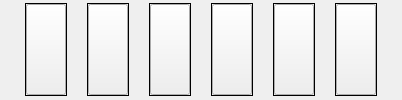
       <widget class="QWidget" name="Middle" native="true">
        <layout class="QHBoxLayout" name="middle">
         <property name="spacing">
          <number>20</number>
         </property>
         <property name="sizeConstraint">
          <enum>QLayout::SetNoConstraint</enum>
         </property>
         <property name="leftMargin">
          <number>25</number>
         </property>
         <property name="topMargin">
          <number>3</number>
         </property>
         <property name="rightMargin">
          <number>25</number>
         </property>
         <property name="bottomMargin">
          <number>4</number>
         </property>
         <item>
          <widget class="QFrame" name="fm19">
           <property name="frameShape">
            <enum>QFrame::Box</enum>
           </property>
           <property name="frameShadow">
            <enum>QFrame::Plain</enum>
           </property>
           <layout class="QHBoxLayout" name="horizontalLayout_8">
            <property name="spacing">
             <number>0</number>
            </property>
            <property name="leftMargin">
             <number>0</number>
            </property>
            <property name="topMargin">
             <number>0</number>
            </property>
            <property name="rightMargin">
             <number>0</number>
            </property>
            <property name="bottomMargin">
             <number>0</number>
            </property>
            <item>
             <widget class="QPushButton" name="obj19">
              <property name="sizePolicy">
               <sizepolicy hsizetype="Preferred" vsizetype="Preferred">
                <horstretch>0</horstretch>
                <verstretch>0</verstretch>
               </sizepolicy>
              </property>
              <property name="checkable">
               <bool>true</bool>
              </property>
             </widget>
            </item>
           </layout>
          </widget>
         </item>
         <item>
          <widget class="QFrame" name="fm18">
           <property name="frameShape">
            <enum>QFrame::Box</enum>
           </property>
           <property name="frameShadow">
            <enum>QFrame::Plain</enum>
           </property>
           <layout class="QHBoxLayout" name="horizontalLayout_11">
            <property name="spacing">
             <number>0</number>
            </property>
            <property name="leftMargin">
             <number>0</number>
            </property>
            <property name="topMargin">
             <number>0</number>
            </property>
            <property name="rightMargin">
             <number>0</number>
            </property>
            <property name="bottomMargin">
             <number>0</number>
            </property>
            <item>
             <widget class="QPushButton" name="obj18">
              <property name="sizePolicy">
               <sizepolicy hsizetype="Preferred" vsizetype="Preferred">
                <horstretch>0</horstretch>
                <verstretch>0</verstretch>
               </sizepolicy>
              </property>
              <property name="checkable">
               <bool>true</bool>
              </property>
             </widget>
            </item>
           </layout>
          </widget>
         </item>
         <item>
          <widget class="QFrame" name="fm17">
           <property name="frameShape">
            <enum>QFrame::Box</enum>
           </property>
           <property name="frameShadow">
            <enum>QFrame::Plain</enum>
           </property>
           <layout class="QHBoxLayout" name="horizontalLayout_12">
            <property name="spacing">
             <number>0</number>
            </property>
            <property name="leftMargin">
             <number>0</number>
            </property>
            <property name="topMargin">
             <number>0</number>
            </property>
            <property name="rightMargin">
             <number>0</number>
            </property>
            <property name="bottomMargin">
             <number>0</number>
            </property>
            <item>
             <widget class="QPushButton" name="obj17">
              <property name="sizePolicy">
               <sizepolicy hsizetype="Preferred" vsizetype="Preferred">
                <horstretch>0</horstretch>
                <verstretch>0</verstretch>
               </sizepolicy>
              </property>
              <property name="checkable">
               <bool>true</bool>
              </property>
             </widget>
            </item>
           </layout>
          </widget>
         </item>
         <item>
          <widget class="QFrame" name="fm16">
           <property name="frameShape">
            <enum>QFrame::Box</enum>
           </property>
           <property name="frameShadow">
            <enum>QFrame::Plain</enum>
           </property>
           <layout class="QHBoxLayout" name="horizontalLayout_13">
            <property name="spacing">
             <number>0</number>
            </property>
            <property name="leftMargin">
             <number>0</number>
            </property>
            <property name="topMargin">
             <number>0</number>
            </property>
            <property name="rightMargin">
             <number>0</number>
            </property>
            <property name="bottomMargin">
             <number>0</number>
            </property>
            <item>
             <widget class="QPushButton" name="obj16">
              <property name="sizePolicy">
               <sizepolicy hsizetype="Preferred" vsizetype="Preferred">
                <horstretch>0</horstretch>
                <verstretch>0</verstretch>
               </sizepolicy>
              </property>
              <property name="checkable">
               <bool>true</bool>
              </property>
             </widget>
            </item>
           </layout>
          </widget>
         </item>
         <item>
          <widget class="QFrame" name="fm15">
           <property name="frameShape">
            <enum>QFrame::Box</enum>
           </property>
           <property name="frameShadow">
            <enum>QFrame::Plain</enum>
           </property>
           <layout class="QHBoxLayout" name="horizontalLayout_9">
            <property name="spacing">
             <number>0</number>
            </property>
            <property name="leftMargin">
             <number>0</number>
            </property>
            <property name="topMargin">
             <number>0</number>
            </property>
            <property name="rightMargin">
             <number>0</number>
            </property>
            <property name="bottomMargin">
             <number>0</number>
            </property>
            <item>
             <widget class="QPushButton" name="obj15">
              <property name="sizePolicy">
               <sizepolicy hsizetype="Preferred" vsizetype="Preferred">
                <horstretch>0</horstretch>
                <verstretch>0</verstretch>
               </sizepolicy>
              </property>
              <property name="checkable">
               <bool>true</bool>
              </property>
             </widget>
            </item>
           </layout>
          </widget>
         </item>
         <item>
          <widget class="QFrame" name="fm14">
           <property name="frameShape">
            <enum>QFrame::Box</enum>
           </property>
           <property name="frameShadow">
            <enum>QFrame::Plain</enum>
           </property>
           <layout class="QHBoxLayout" name="horizontalLayout_10">
            <property name="spacing">
             <number>0</number>
            </property>
            <property name="leftMargin">
             <number>0</number>
            </property>
            <property name="topMargin">
             <number>0</number>
            </property>
            <property name="rightMargin">
             <number>0</number>
            </property>
            <property name="bottomMargin">
             <number>0</number>
            </property>
            <item>
             <widget class="QPushButton" name="obj14">
              <property name="sizePolicy">
               <sizepolicy hsizetype="Preferred" vsizetype="Preferred">
                <horstretch>0</horstretch>
                <verstretch>0</verstretch>
               </sizepolicy>
              </property>
              <property name="checkable">
               <bool>true</bool>
              </property>
             </widget>
            </item>
           </layout>
          </widget>
         </item>
        </layout>
       </widget>
